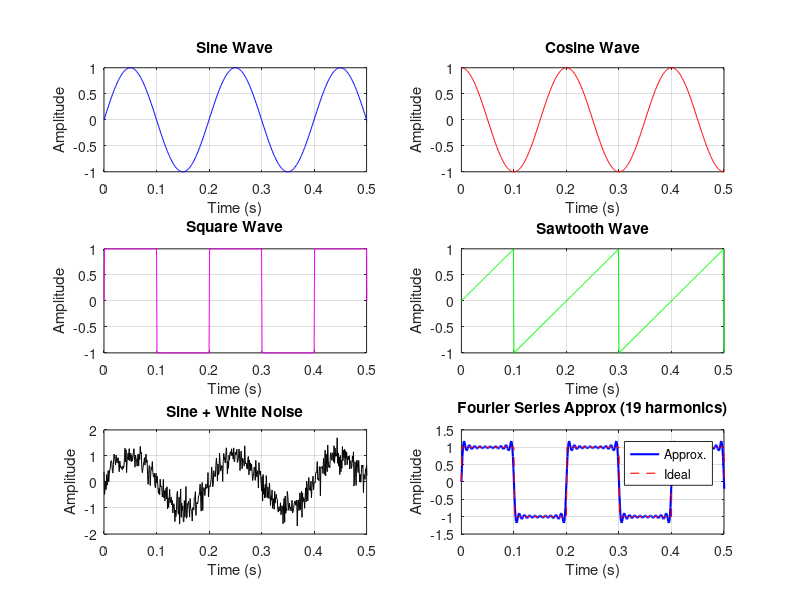

The MATLAB script that drew this image: (Note: this script raises an error after producing the figure.)
% ============================================================
% Module 02: Signal Generation
% demo_basic_signals.m
% ============================================================
clear; clc; close all;

fs = 1000; T = 1; f0 = 5;
t = 0 : 1/fs : T - 1/fs;

sine_wave   = sin(2*pi*f0*t);
cosine_wave = cos(2*pi*f0*t);
square_wave = sign(sin(2*pi*f0*t));
sawtooth_wave = 2 * (t*f0 - floor(t*f0 + 0.5));
white_noise = randn(1, length(t));
noisy_signal = sine_wave + 0.3 * white_noise;

% Fourier series approximation of square wave
square_approx = zeros(1, length(t));
for n = 1:2:19
  square_approx = square_approx + (1/n) * sin(2*pi*n*f0*t);
end
square_approx = (4/pi) * square_approx;

figure('Position', [100 100 900 700]);
subplot(3,2,1); plot(t, sine_wave, 'b');
title('Sine Wave'); ylabel('Amplitude'); xlabel('Time (s)'); grid on; xlim([0 0.5]);

subplot(3,2,2); plot(t, cosine_wave, 'r');
title('Cosine Wave'); ylabel('Amplitude'); xlabel('Time (s)'); grid on; xlim([0 0.5]);

subplot(3,2,3); plot(t, square_wave, 'm');
title('Square Wave'); ylabel('Amplitude'); xlabel('Time (s)'); grid on; xlim([0 0.5]);

subplot(3,2,4); plot(t, sawtooth_wave, 'g');
title('Sawtooth Wave'); ylabel('Amplitude'); xlabel('Time (s)'); grid on; xlim([0 0.5]);

subplot(3,2,5); plot(t, noisy_signal, 'k', 'LineWidth', 0.5);
title('Sine + White Noise'); ylabel('Amplitude'); xlabel('Time (s)'); grid on; xlim([0 0.5]);

subplot(3,2,6);
plot(t, square_approx, 'b', 'LineWidth', 1.5); hold on;
plot(t, square_wave, 'r--', 'LineWidth', 0.8);
title('Fourier Series Approx (19 harmonics)');
ylabel('Amplitude'); xlabel('Time (s)'); legend('Approx.','Ideal'); grid on; xlim([0 0.5]);

sgtitle('Module 02 — Signal Generation');
fprintf('Key takeaway: any periodic signal = sum of sinusoids (Fourier series)\n');
